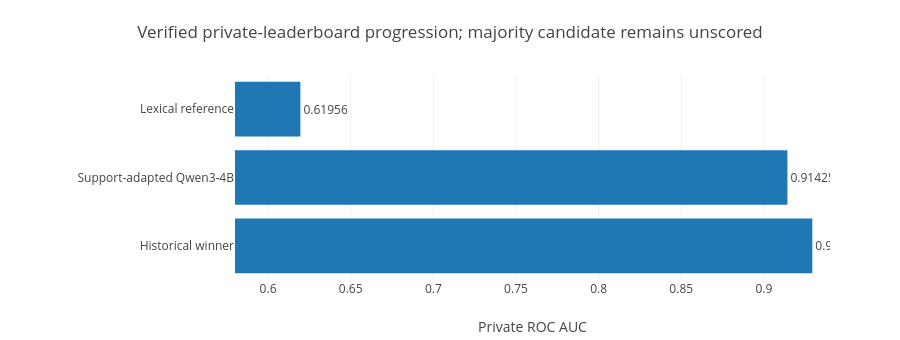

Source (notebook cell):
### Markdown cell above
## Competitive position and decision

The repository keeps the **0.91425 private-AUC support-adapted 4B model as the verified best**. The majority candidate is not promoted from a successful preview, recovered supervision, or a pending leaderboard entry.

The useful capability gained in this round is **a reproducible, one-factor end-to-end test of conflict supervision with leakage-safe query purging, durable preview evidence, duplicate-submission prevention, and an auditable Kaggle handoff**. If the official score does not improve, the direction stops. If it does improve, it still requires validation and error analysis before broader adoption.

The next higher-value frontier is stronger backbone capacity and complementary-model diversity—especially a bounded 14B comparison—rather than another broad expansion of raw feature columns.

### Code cell
names=["Lexical reference","Support-adapted Qwen3-4B","Historical winner"]
private_auc=[0.61956, scored["private_auc"], scored["winning_private_auc"]]
fig2=go.Figure(go.Bar(x=private_auc,y=names,orientation="h",text=[f"{x:.5f}" for x in private_auc],textposition="outside"))
fig2.update_layout(title="Verified private-leaderboard progression; majority candidate remains unscored",height=340,margin=dict(l=235,r=70,t=75,b=60),xaxis_title="Private ROC AUC",xaxis_range=[0.58,0.94],yaxis=dict(autorange="reversed",automargin=True),showlegend=False)
display(fig2)
scale=lambda x: 150+650*(x-0.58)/(0.94-0.58)
rows=[]
for i,(name,value) in enumerate(zip(names,private_auc)):
    y=75+i*75; x2=scale(value)
    rows += [f'<text x="20" y="{y+18}" font-size="14">{name}</text>', f'<rect x="250" y="{y}" width="{max(1,x2-250):.1f}" height="28" fill="#4C78A8"/>', f'<text x="{x2+10:.1f}" y="{y+20}" font-size="14">{value:.5f}</text>']
svg2='<svg xmlns="http://www.w3.org/2000/svg" width="950" height="340" viewBox="0 0 950 340"><rect width="950" height="340" fill="white"/><text x="20" y="34" font-size="20">Verified private AUC progression</text>'+''.join(rows)+'</svg>'
display(SVG(svg2))
checks=summary["preview_and_reconciliation"] | summary["notebook_gate"]
for key in ["finite","id_order_passed","local_remote_audit_parity","save_reopen_verified","next_cell_sentinel_verified"]:
    assert checks[key] is True
assert candidate["automatic_promotion"] is False
print(json.dumps({"submission_ref":candidate["submission_ref"],"status_as_of_utc":candidate["status_as_of_utc"],"automatic_promotion":candidate["automatic_promotion"],"new_remote_previews_during_reconciliation":checks["new_remote_previews_during_reconciliation"],"new_remote_submissions_during_reconciliation":checks["new_remote_submissions_during_reconciliation"],"model_fits_during_reconciliation":checks["model_fits_during_reconciliation"]},indent=2))
print("LATEST_CHECKPOINT_COMPLETE")

### Figure 1 — Plotly figure (JSON) as saved in the notebook; plotly's stock layout.template omitted (floating-point values rounded to 4 significant figures)
{"data": [{"orientation": "h", "text": ["0.61956", "0.91425", "0.92930"], "textposition": "outside", "type": "bar", "x": [0.6196, 0.9143, 0.9293], "y": ["Lexical reference", "Support-adapted Qwen3-4B", "Historical winner"]}], "layout": {"height": 340, "margin": {"b": 60, "l": 235, "r": 70, "t": 75}, "showlegend": false, "title": {"text": "Verified private-leaderboard progression; majority candidate remains unscored"}, "xaxis": {"range": [0.58, 0.94], "title": {"text": "Private ROC AUC"}}, "yaxis": {"automargin": true, "autorange": "reversed"}}}
